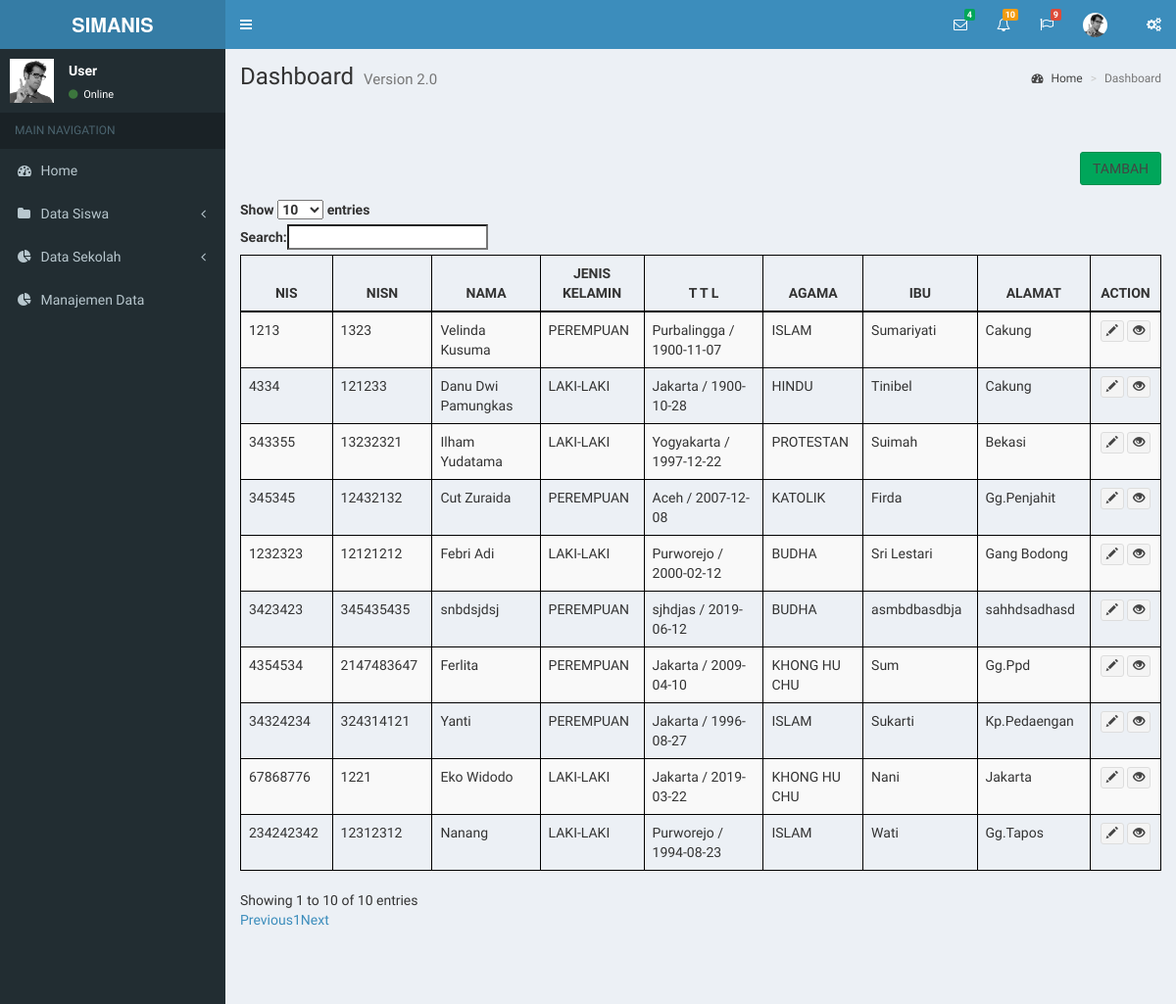
The page /index.php/manajemen_datsis on the database its author committed.
### tables this page shows
CREATE TABLE `data_siswa`  (
  `id_siswa` int(3) NOT NULL AUTO_INCREMENT,
  `id_sekolah` int(3) NOT NULL,
  `no_induk` int(4) NOT NULL,
  `nisn` int(10) NOT NULL,
  `nama_siswa` varchar(20) NOT NULL,
  `jenis_kelamin` int(11) NOT NULL COMMENT '1 : Laki-laki , 2 : Perempuan',
  `tempat_lahir` varchar(20) NOT NULL,
  `tanggal_lahir` date NOT NULL,
  `agama` int(11) NOT NULL,
  `nama_ibu` varchar(20) NOT NULL,
  `alamat_siswa` varchar(50) NOT NULL,
  `status` int(11) NOT NULL COMMENT '1 : Siswa Baru, 2 : Naik Kelas, 3 : Mengulang, 4 : Lulus',
  `id_rombel` int(5) NOT NULL,
  `foto` text NULL,
  PRIMARY KEY (`id_siswa`) USING BTREE
);

### application/modules/manajemen_datsis/controllers/manajemen_datsis.php (called while the page is built, shortened)
<?php
class manajemen_datsis extends MY_Controller {
    public function __construct() {
        $this->load->model('M_manajemen_datsis', 'datsis');
    }
    function index() {
        $data = array(
            'title' => 'Manajemen Data Siswa',
            'value' => $this->datsis->index()
        );
        $data['manajemen_datsis'] = $this->datsis->index();
		$data['content'] = $this->load->view('V_manajemen_datsis',$data, True);
		$data['sidebar'] =$this->load->view('sidebar_os','', TRUE);
		$this->load->view('template',$data);
    }
}

### index.php (called while the page is built, shortened)
<?php
require_once BASEPATH.'core/CodeIgniter.php';

### application/modules/manajemen_datsis/models/M_manajemen_datsis.php (called while the page is built, shortened)
<?php
class M_manajemen_datsis extends CI_Model {
    function index() {
        $exec = $this->db->select('*')
                ->from('data_siswa')
                ->get()
                ->result();
        return $exec;
    }
}

### application/modules/manajemen_datsis/views/V_manajemen_datsis.php (the view, shortened to what this page needs)
<div class="container-fluid" style="clear:both;margin:5% 0px;">
    <div class="form-group text-right">
        <a href="<?= base_url('manajemen_datsis/Tambah/'); ?>" class="btn btn-default btn-success text-uppercase">tambah</a>
    </div>
    <div class="table-responsive">
        <table class="table table-bordered table-striped" style="width:100%;">
            <thead>
                <tr>
                    <th class="text-center text-uppercase">
                        NIS
                    </th>
                    <th class="text-center text-uppercase">
                        NISN
                    </th>
                    <th class="text-center text-uppercase">
                        nama
                    </th>
                    <th class="text-center text-uppercase">
                        jenis kelamin
                    </th>
                    <th class="text-center text-uppercase">
                        T T L
                    </th>
                    <th class="text-center text-uppercase">
                        agama
                    </th>
                    <th class="text-center text-uppercase">
                        ibu
                    </th>
                    <th class="text-center text-uppercase">
                        alamat
                    </th>
                    <th class="text-center text-uppercase">
                        action
                    </th>
                </tr>
            </thead>
            <tbody>
                <?php foreach ($value as $value) { ?>
                    <tr>
                        <td>
                            <?= $value->no_induk ?>
                        </td>
                        <td>
                            <?= $value->nisn ?>
                        </td>
                        <td>
                            <?= $value->nama_siswa ?>
                        </td>
                        <td class="text-uppercase">
                            <?php
                            $jk = $value->jenis_kelamin;
                            if ($jk == 1) {
                                echo 'Laki-Laki';
                            } else {
                                echo 'Perempuan';
                            }
                            ?>
                        </td>
                        <td>
                            <?= $value->tempat_lahir . ' / ' . $value->tanggal_lahir ?>
                        </td>
                        <td class="text-uppercase">
                            <?php
                            $agama = $value->agama;
                            if ($agama == 1) {
                                echo 'ISLAM';
                            } elseif ($agama == 2) {
                                echo 'Katolik';
                            } elseif ($agama == 3) {
                                echo 'Protestan';
                            } elseif ($agama == 4) {
                                echo 'Hindu';
                            } elseif ($agama == 5) {
                                echo 'Budha';
                            } elseif ($agama == 6) {
                                echo 'KHONG HU CHU';
                            } elseif ($agama == 7) {
                                echo 'Lainnya';
                            }
                            ?>
                        </td>
                        <td>
                            <?= $value->nama_ibu ?>
                        </td>
                        <td>
                            <?= $value->alamat_siswa ?>
                        </td>
                        <td class="text-center">
                            <a href="<?= base_url('manajemen_datsis/Ubah/' . $value->id_siswa. ''); ?>" class="btn btn-xs btn-default" data-toggle="tooltip" title="Ubah data siswa"><i class="glyphicon glyphicon-pencil"></i></a>
                            <a href="<?= base_url('manajemen_datsis/Baca/' . $value->id_siswa. ''); ?>" class="btn btn-xs btn-default" data-toggle="tooltip" title="Rinci data siswa"><i class="glyphicon glyphicon-eye-open"></i></a>
                        </td>
                    </tr>
                <?php } ?>
            </tbody>
        </table>
    </div>
</div>

### application/third_party/MX/Loader.php (shortened to what this page needs)
<?php (defined('BASEPATH')) OR exit('No direct script access allowed');
class MX_Loader extends CI_Loader
{
	protected $_module;
	public $_ci_cached_vars = array();
	public function initialize($controller = NULL)
	{
		$this->_module = CI::$APP->router->fetch_module();
	}
	public function model($model, $object_name = NULL, $connect = FALSE)
	{
		if (is_array($model)) return $this->models($model);
		($_alias = $object_name) OR $_alias = basename($model);
		list($path, $_model) = Modules::find(strtolower($model), $this->_module, 'models/');
		if ($path == FALSE)
		{
			parent::model($model, $object_name, $connect);
		}
		else
		{
			CI::$APP->$_alias = new $model();
		}
		return $this;
	}
	public function models($models)
	{
		return $this;
	}
	public function view($view, $vars = array(), $return = FALSE)
	{
		list($path, $_view) = Modules::find($view, $this->_module, 'views/');
		if ($path != FALSE)
		{
			$this->_ci_view_paths = array($path => TRUE) + $this->_ci_view_paths;
			$view = $_view;
		}
		return (method_exists($this, '_ci_object_to_array') ? $this->_ci_load(array('_ci_view' => $view, '_ci_vars' => $this->_ci_object_to_array($vars), '_ci_return' => $return)) : $this->_ci_load(array('_ci_view' => $view, '_ci_vars' => $this->_ci_prepare_view_vars($vars), '_ci_return' => $return)));
	}
	public function _ci_load($_ci_data)
	{
		extract($_ci_data);
		if (isset($_ci_view))
		{
			$_ci_path = '';
			$_ci_file = (pathinfo($_ci_view, PATHINFO_EXTENSION)) ? $_ci_view : $_ci_view.EXT;
			foreach ($this->_ci_view_paths as $path => $cascade)
			{
				if (file_exists($view = $path.$_ci_file))
				{
					$_ci_path = $view;
					break;
				}
			}
		}
		elseif (isset($_ci_path))
		{
			$_ci_file = basename($_ci_path);
			if( ! file_exists($_ci_path)) $_ci_path = '';
		}
		if (isset($_ci_vars))
			$this->_ci_cached_vars = array_merge($this->_ci_cached_vars, (array) $_ci_vars);
		extract($this->_ci_cached_vars);
		if ((bool) @ini_get('short_open_tag') === FALSE && CI::$APP->config->item('rewrite_short_tags') == TRUE)
		{
			echo eval('?>'.preg_replace("/;*\s*\?>/", "; ?>", str_replace('<?=', '<?php echo ', file_get_contents($_ci_path))));
		}
		else
		{
			include($_ci_path);
		}
		if ($_ci_return == TRUE) return ob_get_clean();
	}
}

### application/views/sidebar_os.php (shortened to what this page needs)
<li>
	<a href="<?= base_url('dashboard') ?>">
		<i class="fa fa-dashboard"></i>
		<span>Home</span>
	</a>
</li>
<li class="treeview">
	<a href="#">
		<i class="fa fa-folder"></i>
		<span>Data Siswa</span>
		<span class="pull-right-container">
			<i class="fa fa-angle-left pull-right"></i>
		</span>
	</a>
</li>
<li>
	<a href="<?= base_url('data_sekolah') ?>">
		<i class="fa fa-pie-chart"></i>
		<span>Data Sekolah</span>
		<span class="pull-right-container">
			<i class="fa fa-angle-left pull-right"></i>
		</span>
	</a>
</li>
<li>
	<a href="<?= base_url('Manajemen_Datsis') ?>">
		<i class="fa fa-pie-chart"></i>
		<span>Manajemen Data</span>
	</a>
</li>

### application/views/template.php (shortened to what this page needs)
<!DOCTYPE html>
<html>
<head>
	<link rel="stylesheet" href="<?= base_url('assets/css/bower_components/bootstrap/dist/css/bootstrap.min.css')?>">
	<link rel="stylesheet" href="<?= base_url('assets/css/bower_components/font-awesome/css/font-awesome.min.css')?>">
	<link rel="stylesheet" href="<?= base_url('assets/css/bower_components/Ionicons/css/ionicons.min.css')?>">
	<link rel="stylesheet" href="https://cdn.datatables.net/1.10.18/css/dataTables.bootstrap.min.css">
	<link rel="stylesheet" href="https://cdn.datatables.net/autofill/2.3.3/css/autoFill.bootstrap.min.css">
	<link rel="stylesheet" href="https://cdn.datatables.net/buttons/1.5.6/css/buttons.bootstrap.min.css">
	<link rel="stylesheet" href="https://cdn.datatables.net/colreorder/1.5.0/css/colReorder.bootstrap.min.css">
	<link rel="stylesheet" href="https://cdn.datatables.net/colreorder/1.5.0/css/colReorder.bootstrap.min.css">
	<link rel="stylesheet" href="https://cdn.datatables.net/fixedcolumns/3.2.5/css/fixedColumns.bootstrap.min.css">
	<link rel="stylesheet" href="https://cdn.datatables.net/fixedheader/3.1.4/css/fixedHeader.bootstrap.min.css">
	<link rel="stylesheet" href="https://cdn.datatables.net/keytable/2.5.0/css/keyTable.bootstrap.min.css">
	<link rel="stylesheet" href="https://cdn.datatables.net/responsive/2.2.2/css/responsive.bootstrap.min.css">
	<link rel="stylesheet" href="https://cdn.datatables.net/rowgroup/1.1.0/css/rowGroup.bootstrap.min.css">
	<link rel="stylesheet" href="https://cdn.datatables.net/rowreorder/1.2.4/css/rowReorder.bootstrap.min.css">
	<link rel="stylesheet" href="https://cdn.datatables.net/scroller/2.0.0/css/scroller.bootstrap.min.css">
	<link rel="stylesheet" href="https://cdn.datatables.net/select/1.3.0/css/select.bootstrap.min.css">
	<link rel="stylesheet"
		href="https://cdnjs.cloudflare.com/ajax/libs/bootstrap-datepicker/1.9.0/css/bootstrap-datepicker.min.css">
	<link rel="stylesheet" href="<?= base_url('assets/css/bower_components/jvectormap/jquery-jvectormap.css')?>">
	<link rel="stylesheet" href="<?= base_url('assets/css/AdminLTE.min.css')?>">
	<link rel="stylesheet" href="<?= base_url('assets/css/skins/_all-skins.min.css')?>">
</head>
<body class="hold-transition skin-blue sidebar-mini">
	<div class="wrapper">
		<header class="main-header">
			<a href="index2.html" class="logo">
				<span class="logo-lg"><b>SIMANIS</b></span>
			</a>
			<nav class="navbar navbar-static-top">
				<a href="#" class="sidebar-toggle" data-toggle="push-menu" role="button">
				</a>
				<div class="navbar-custom-menu">
					<ul class="nav navbar-nav">
						<li class="dropdown messages-menu">
							<a href="#" class="dropdown-toggle" data-toggle="dropdown">
								<i class="fa fa-envelope-o"></i>
								<span class="label label-success">4</span>
							</a>
						</li>
						<li class="dropdown notifications-menu">
							<a href="#" class="dropdown-toggle" data-toggle="dropdown">
								<i class="fa fa-bell-o"></i>
								<span class="label label-warning">10</span>
							</a>
						</li>
						<li class="dropdown tasks-menu">
							<a href="#" class="dropdown-toggle" data-toggle="dropdown">
								<i class="fa fa-flag-o"></i>
								<span class="label label-danger">9</span>
							</a>
						</li>
						<li class="dropdown user user-menu">
							<a href="#" class="dropdown-toggle" data-toggle="dropdown">
								<img src="<?= base_url('assets/img/user2-160x160.jpg')?>" class="user-image" alt="User Image">
							</a>
						</li>
						<li>
							<a href="#" data-toggle="control-sidebar"><i class="fa fa-gears"></i></a>
						</li>
					</ul>
				</div>
			</nav>
		</header>
		<aside class="main-sidebar">
			<section class="sidebar">
				<div class="user-panel">
					<div class="pull-left image">
						<img src="<?= base_url('assets/img/user2-160x160.jpg')?>" class="user-image" alt="User Image">
					</div>
					<div class="pull-left info">
						<p>User</p>
						<a href="#"><i class="fa fa-circle text-success"></i> Online</a>
					</div>
				</div>
				<ul class="sidebar-menu" data-widget="tree">
					<li class="header">MAIN NAVIGATION</li>
					<?= $sidebar ?>
				</ul>
			</section>
		</aside>
		<div class="content-wrapper">
			<section class="content-header">
				<h1>
					Dashboard
					<small>Version 2.0</small>
				</h1>
				<ol class="breadcrumb">
					<li><a href="#"><i class="fa fa-dashboard"></i> Home</a></li>
					<li class="active">Dashboard</li>
				</ol>
			</section>
			<section class="content">
				<div class="row">
					<?php echo $content ?>
				</div>
			</section>
		</div>
	</div>
</body>
</html>

### rows shown on the page
data_siswa: no_induk "4334", nisn "121233", nama_siswa "Danu Dwi Pamungkas", jenis_kelamin "LAKI-LAKI", tempat_lahir "Jakarta", tanggal_lahir "1900-10-28", agama "HINDU", nama_ibu "Tinibel", alamat_siswa "Cakung"
data_siswa: no_induk "67868776", nisn "1221", nama_siswa "Eko Widodo", jenis_kelamin "LAKI-LAKI", tempat_lahir "Jakarta", tanggal_lahir "2019-03-22", agama "KHONG HU CHU", nama_ibu "Nani", alamat_siswa "Jakarta"
data_siswa: no_induk "1213", nisn "1323", nama_siswa "Velinda Kusuma", jenis_kelamin "PEREMPUAN", tempat_lahir "Purbalingga", tanggal_lahir "1900-11-07", agama "ISLAM", nama_ibu "Sumariyati", alamat_siswa "Cakung"
data_siswa: no_induk "1232323", nisn "12121212", nama_siswa "Febri Adi", jenis_kelamin "LAKI-LAKI", tempat_lahir "Purworejo", tanggal_lahir "2000-02-12", agama "BUDHA", nama_ibu "Sri Lestari", alamat_siswa "Gang Bodong"
data_siswa: no_induk "343355", nisn "13232321", nama_siswa "Ilham Yudatama", jenis_kelamin "LAKI-LAKI", tempat_lahir "Yogyakarta", tanggal_lahir "1997-12-22", agama "PROTESTAN", nama_ibu "Suimah", alamat_siswa "Bekasi"
data_siswa: no_induk "4354534", nisn "2147483647", nama_siswa "Ferlita", jenis_kelamin "PEREMPUAN", tempat_lahir "Jakarta", tanggal_lahir "2009-04-10", agama "KHONG HU CHU", nama_ibu "Sum", alamat_siswa "Gg.Ppd"
data_siswa: no_induk "345345", nisn "12432132", nama_siswa "Cut Zuraida", jenis_kelamin "PEREMPUAN", tempat_lahir "Aceh", tanggal_lahir "2007-12-08", agama "KATOLIK", nama_ibu "Firda", alamat_siswa "Gg.Penjahit"
data_siswa: no_induk "234242342", nisn "12312312", nama_siswa "Nanang", jenis_kelamin "LAKI-LAKI", tempat_lahir "Purworejo", tanggal_lahir "1994-08-23", agama "ISLAM", nama_ibu "Wati", alamat_siswa "Gg.Tapos"
data_siswa: no_induk "34324234", nisn "324314121", nama_siswa "Yanti", jenis_kelamin "PEREMPUAN", tempat_lahir "Jakarta", tanggal_lahir "1996-08-27", agama "ISLAM", nama_ibu "Sukarti", alamat_siswa "Kp.Pedaengan"
data_siswa: no_induk "3423423", nisn "345435435", nama_siswa "snbdsjdsj", jenis_kelamin "PEREMPUAN", tempat_lahir "sjhdjas", tanggal_lahir "2019-06-12", agama "BUDHA", nama_ibu "asmbdbasdbja", alamat_siswa "sahhdsadhasd"
